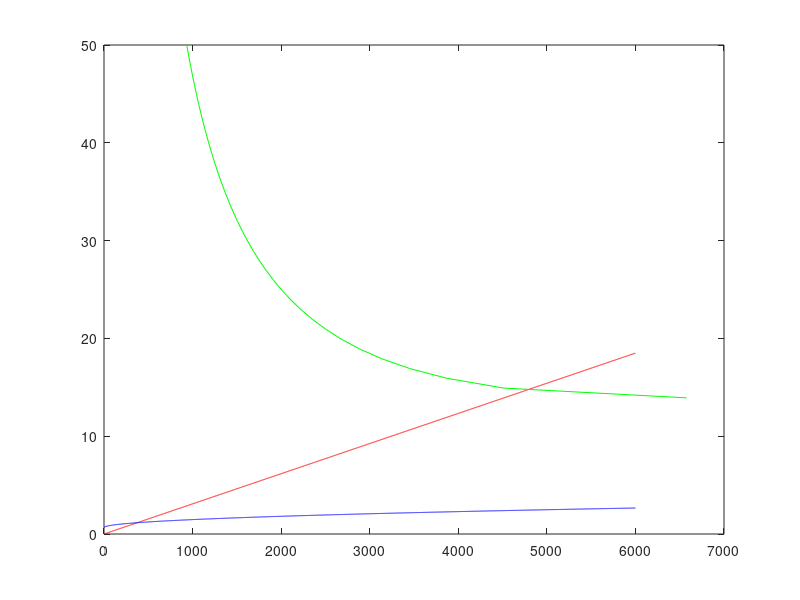

MATLAB code to generate this figure: (Note: this script raises an error after producing the figure.)
WS_to=1:1:6000;%N/m2
PW_tof=(2*sqrt(0.03/(pi*0.7*8.5))*500*0.278/0.8):1:50;
%taking off
top=520;
sigma=1;
CL_to=2.2;
PW_to=WS_to.*((2.20462*745.7)/(0.45*9.81*3.28084^2*9.81*top*sigma*CL_to));
%service ceiling
roc=0.508;
rho_sc=0.66;
CD_sc=0.04;
AR=8.5;
e=0.7;
w_to=0.98;
w_cl=0.99;
V_sc=sqrt(2.*WS_to.*(w_to*w_cl*sqrt(1/(pi*AR*e*3*CD_sc))));
PW_sc=((roc+0.5*rho_sc.*V_sc.^2*CD_sc.*V_sc./(WS_to.*(w_to*w_cl)))./(w_to*w_cl))./0.8;
%Maximum speed
rho_ms=0.9093;
V_ms=500*0.278;
AR=8.5;
e=0.7;
n=0.8;
CD_ms=0.03;
W_pl=5500;
WTO=17000;
w_cruise=0.988071713;
w_ds=1;
w_drop1=0.991370017-W_pl/(WTO*w_to*w_cl*w_cruise*w_ds);
w_scooping=0.991370017+W_pl/(WTO*w_to*w_cl*w_cruise*w_ds*w_drop1*w_cl*...
    w_cruise*w_ds);
w_drop2=0.991370017-W_pl/(WTO*w_to*w_cl*w_cruise*w_ds*w_drop1*w_cl*...
    w_cruise*w_ds*w_scooping*w_cl*w_cruise*w_ds);
w=w_to*w_cl*w_cruise*w_ds*w_drop1*w_cl*w_cruise*w_ds*w_scooping*w_cl*...
    w_cruise*w_ds*w_drop2*w_cl;
%PW_ms=(V_ms/n)*((0.5*rho_ms*V_ms^2*CD_ms)./(WS_to.*w)+...
%  WS_to.*((4*w)/(rho_ms*V_ms^2)));
WS_ms=(2*CD_ms*0.5*rho_ms*V_ms^2)./(PW_tof.*(n/V_ms)+...
    sqrt((PW_tof.*(n/V_ms)).^2-4*CD_ms/(pi*AR*e)));
%cruise
rho_cr=0.66;
V_cr=250*0.278;
CL_cr=0.8;
WS_cr=0.5*rho_cr*V_cr^2*CL_cr;
%second stage climb gradient
rho_to=1.225;
V_stall=1.3*40;%sqrt(2*WS_to/(rho_to*CL_to));
L_D=15;
g_sscg=0.024;
PW_sscg=(V_stall/n)*2*(1/L_D+g_sscg);
%missed approach gradient
CL_land=2;
V_stall=1.3*40;%sqrt(2*WS_to*w*w_cruise/(rho_to*CL_land));
g_mag=0.021;
PW_mag=(V_stall/n)*2*(1/L_D+g_mag);
%landing distance
S_land=500;
rho_land=1.225;
mu_roll=0.4;
beta=(11900+200)/23000;
WS_land=S_land*rho_land*CL_land*mu_roll*9.81/(1.69*beta);

WS_stall=0.5*rho_cr*40^2*2.6;

figure();
plot(WS_to,PW_to,'r')
hold on
plot(WS_to,PW_sc,'b')
hold on
plot(WS_ms,PW_tof,'g')
hold on 
xline(WS_cr,'c')
hold on
xline(WS_land,'m')
hold on
xline(WS_stall)
hold on
yline(PW_mag,'y')
hold on 
yline(PW_sscg)
hold on
legend('take-off','sevice ceiling','max speed','cruise','landing',...
    'missed approach','second stage climb')
axis([0 6500 0 50])